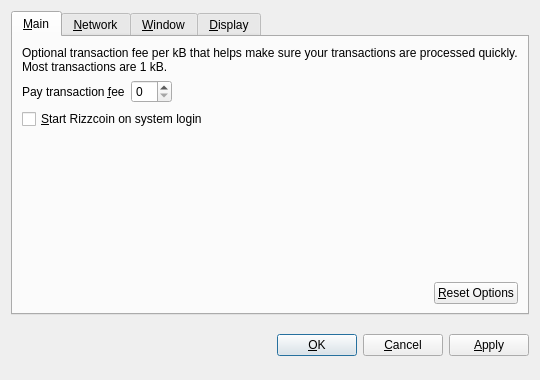
<?xml version="1.0" encoding="UTF-8"?>
<ui version="4.0">
 <class>OptionsDialog</class>
 <widget class="QDialog" name="OptionsDialog">
  <property name="geometry">
   <rect>
    <x>0</x>
    <y>0</y>
    <width>540</width>
    <height>380</height>
   </rect>
  </property>
  <property name="windowTitle">
   <string>Options</string>
  </property>
  <property name="modal">
   <bool>true</bool>
  </property>
  <layout class="QVBoxLayout" name="verticalLayout">
   <item>
    <widget class="QTabWidget" name="tabWidget">
     <property name="tabPosition">
      <enum>QTabWidget::North</enum>
     </property>
     <property name="currentIndex">
      <number>0</number>
     </property>
     <widget class="QWidget" name="tabMain">
      <attribute name="title">
       <string>&amp;Main</string>
      </attribute>
      <layout class="QVBoxLayout" name="verticalLayout_Main">
       <item>
        <widget class="QLabel" name="transactionFeeInfoLabel">
         <property name="text">
          <string>Optional transaction fee per kB that helps make sure your transactions are processed quickly. Most transactions are 1 kB.</string>
         </property>
         <property name="textFormat">
          <enum>Qt::PlainText</enum>
         </property>
         <property name="wordWrap">
          <bool>true</bool>
         </property>
        </widget>
       </item>
       <item>
        <layout class="QHBoxLayout" name="horizontalLayout_1_Main">
         <item>
          <widget class="QLabel" name="transactionFeeLabel">
           <property name="text">
            <string>Pay transaction &amp;fee</string>
           </property>
           <property name="textFormat">
            <enum>Qt::PlainText</enum>
           </property>
           <property name="buddy">
            <cstring>transactionFee</cstring>
           </property>
          </widget>
         </item>
         <item>
          <widget class="BitcoinAmountField" name="transactionFee"/>
         </item>
         <item>
          <spacer name="horizontalSpacer_1_Main">
           <property name="orientation">
            <enum>Qt::Horizontal</enum>
           </property>
           <property name="sizeHint" stdset="0">
            <size>
             <width>40</width>
             <height>20</height>
            </size>
           </property>
          </spacer>
         </item>
        </layout>
       </item>
       <item>
        <widget class="QCheckBox" name="bitcoinAtStartup">
         <property name="toolTip">
          <string>Automatically start Rizzcoin after logging in to the system.</string>
         </property>
         <property name="text">
          <string>&amp;Start Rizzcoin on system login</string>
         </property>
        </widget>
       </item>
       <item>
        <spacer name="verticalSpacer_Main">
         <property name="orientation">
          <enum>Qt::Vertical</enum>
         </property>
         <property name="sizeHint" stdset="0">
          <size>
           <width>20</width>
           <height>40</height>
          </size>
         </property>
        </spacer>
       </item>
       <item>
        <layout class="QHBoxLayout" name="horizontalLayout_2_Main">
         <item>
          <spacer name="horizontalSpacer_2_Main">
           <property name="orientation">
            <enum>Qt::Horizontal</enum>
           </property>
           <property name="sizeHint" stdset="0">
            <size>
             <width>40</width>
             <height>20</height>
            </size>
           </property>
          </spacer>
         </item>
         <item>
          <widget class="QPushButton" name="resetButton">
           <property name="toolTip">
            <string>Reset all client options to default.</string>
           </property>
           <property name="text">
            <string>&amp;Reset Options</string>
           </property>
           <property name="autoDefault">
            <bool>false</bool>
           </property>
          </widget>
         </item>
        </layout>
       </item>
      </layout>
     </widget>
     <widget class="QWidget" name="tabNetwork">
      <attribute name="title">
       <string>&amp;Network</string>
      </attribute>
      <layout class="QVBoxLayout" name="verticalLayout_Network">
       <item>
        <widget class="QCheckBox" name="mapPortUpnp">
         <property name="toolTip">
          <string>Automatically open the Rizzcoin client port on the router. This only works when your router supports UPnP and it is enabled.</string>
         </property>
         <property name="text">
          <string>Map port using &amp;UPnP</string>
         </property>
        </widget>
       </item>
       <item>
        <widget class="QCheckBox" name="connectSocks">
         <property name="toolTip">
          <string>Connect to the Rizzcoin network through a SOCKS proxy (e.g. when connecting through Tor).</string>
         </property>
         <property name="text">
          <string>&amp;Connect through SOCKS proxy:</string>
         </property>
        </widget>
       </item>
       <item>
        <layout class="QHBoxLayout" name="horizontalLayout_Network">
         <item>
          <widget class="QLabel" name="proxyIpLabel">
           <property name="text">
            <string>Proxy &amp;IP:</string>
           </property>
           <property name="textFormat">
            <enum>Qt::PlainText</enum>
           </property>
           <property name="buddy">
            <cstring>proxyIp</cstring>
           </property>
          </widget>
         </item>
         <item>
          <widget class="QValidatedLineEdit" name="proxyIp">
           <property name="maximumSize">
            <size>
             <width>140</width>
             <height>16777215</height>
            </size>
           </property>
           <property name="toolTip">
            <string>IP address of the proxy (e.g. 127.0.0.1)</string>
           </property>
          </widget>
         </item>
         <item>
          <widget class="QLabel" name="proxyPortLabel">
           <property name="text">
            <string>&amp;Port:</string>
           </property>
           <property name="textFormat">
            <enum>Qt::PlainText</enum>
           </property>
           <property name="buddy">
            <cstring>proxyPort</cstring>
           </property>
          </widget>
         </item>
         <item>
          <widget class="QLineEdit" name="proxyPort">
           <property name="maximumSize">
            <size>
             <width>55</width>
             <height>16777215</height>
            </size>
           </property>
           <property name="toolTip">
            <string>Port of the proxy (e.g. 9050)</string>
           </property>
          </widget>
         </item>
         <item>
          <widget class="QLabel" name="socksVersionLabel">
           <property name="text">
            <string>SOCKS &amp;Version:</string>
           </property>
           <property name="textFormat">
            <enum>Qt::PlainText</enum>
           </property>
           <property name="buddy">
            <cstring>socksVersion</cstring>
           </property>
          </widget>
         </item>
         <item>
          <widget class="QValueComboBox" name="socksVersion">
           <property name="toolTip">
            <string>SOCKS version of the proxy (e.g. 5)</string>
           </property>
          </widget>
         </item>
         <item>
          <spacer name="horizontalSpacer_Network">
           <property name="orientation">
            <enum>Qt::Horizontal</enum>
           </property>
           <property name="sizeHint" stdset="0">
            <size>
             <width>40</width>
             <height>20</height>
            </size>
           </property>
          </spacer>
         </item>
        </layout>
       </item>
       <item>
        <spacer name="verticalSpacer_Network">
         <property name="orientation">
          <enum>Qt::Vertical</enum>
         </property>
         <property name="sizeHint" stdset="0">
          <size>
           <width>20</width>
           <height>40</height>
          </size>
         </property>
        </spacer>
       </item>
      </layout>
     </widget>
     <widget class="QWidget" name="tabWindow">
      <attribute name="title">
       <string>&amp;Window</string>
      </attribute>
      <layout class="QVBoxLayout" name="verticalLayout_Window">
       <item>
        <widget class="QCheckBox" name="minimizeToTray">
         <property name="toolTip">
          <string>Show only a tray icon after minimizing the window.</string>
         </property>
         <property name="text">
          <string>&amp;Minimize to the tray instead of the taskbar</string>
         </property>
        </widget>
       </item>
       <item>
        <widget class="QCheckBox" name="minimizeOnClose">
         <property name="toolTip">
          <string>Minimize instead of exit the application when the window is closed. When this option is enabled, the application will be closed only after selecting Quit in the menu.</string>
         </property>
         <property name="text">
          <string>M&amp;inimize on close</string>
         </property>
        </widget>
       </item>
       <item>
        <spacer name="verticalSpacer_Window">
         <property name="orientation">
          <enum>Qt::Vertical</enum>
         </property>
         <property name="sizeHint" stdset="0">
          <size>
           <width>20</width>
           <height>40</height>
          </size>
         </property>
        </spacer>
       </item>
      </layout>
     </widget>
     <widget class="QWidget" name="tabDisplay">
      <attribute name="title">
       <string>&amp;Display</string>
      </attribute>
      <layout class="QVBoxLayout" name="verticalLayout_Display">
       <item>
        <layout class="QHBoxLayout" name="horizontalLayout_1_Display">
         <item>
          <widget class="QLabel" name="langLabel">
           <property name="text">
            <string>User Interface &amp;language:</string>
           </property>
           <property name="textFormat">
            <enum>Qt::PlainText</enum>
           </property>
           <property name="buddy">
            <cstring>lang</cstring>
           </property>
          </widget>
         </item>
         <item>
          <widget class="QValueComboBox" name="lang">
           <property name="toolTip">
            <string>The user interface language can be set here. This setting will take effect after restarting Rizzcoin.</string>
           </property>
          </widget>
         </item>
        </layout>
       </item>
       <item>
        <layout class="QHBoxLayout" name="horizontalLayout_2_Display">
         <item>
          <widget class="QLabel" name="unitLabel">
           <property name="text">
            <string>&amp;Unit to show amounts in:</string>
           </property>
           <property name="textFormat">
            <enum>Qt::PlainText</enum>
           </property>
           <property name="buddy">
            <cstring>unit</cstring>
           </property>
          </widget>
         </item>
         <item>
          <widget class="QValueComboBox" name="unit">
           <property name="toolTip">
            <string>Choose the default subdivision unit to show in the interface and when sending coins.</string>
           </property>
          </widget>
         </item>
        </layout>
       </item>
       <item>
        <widget class="QCheckBox" name="displayAddresses">
         <property name="toolTip">
          <string>Whether to show Rizzcoin addresses in the transaction list or not.</string>
         </property>
         <property name="text">
          <string>&amp;Display addresses in transaction list</string>
         </property>
        </widget>
       </item>
       <item>
        <spacer name="verticalSpacer_Display">
         <property name="orientation">
          <enum>Qt::Vertical</enum>
         </property>
         <property name="sizeHint" stdset="0">
          <size>
           <width>20</width>
           <height>40</height>
          </size>
         </property>
        </spacer>
       </item>
      </layout>
     </widget>
    </widget>
   </item>
   <item>
    <layout class="QHBoxLayout" name="horizontalLayout_Buttons">
     <item>
      <spacer name="horizontalSpacer_1">
       <property name="orientation">
        <enum>Qt::Horizontal</enum>
       </property>
       <property name="sizeHint" stdset="0">
        <size>
         <width>40</width>
         <height>48</height>
        </size>
       </property>
      </spacer>
     </item>
     <item>
      <widget class="QLabel" name="statusLabel">
       <property name="font">
        <font>
         <weight>75</weight>
         <bold>true</bold>
        </font>
       </property>
       <property name="text">
        <string/>
       </property>
       <property name="textFormat">
        <enum>Qt::PlainText</enum>
       </property>
       <property name="wordWrap">
        <bool>true</bool>
       </property>
      </widget>
     </item>
     <item>
      <spacer name="horizontalSpacer_2">
       <property name="orientation">
        <enum>Qt::Horizontal</enum>
       </property>
       <property name="sizeHint" stdset="0">
        <size>
         <width>40</width>
         <height>48</height>
        </size>
       </property>
      </spacer>
     </item>
     <item>
      <widget class="QPushButton" name="okButton">
       <property name="text">
        <string>&amp;OK</string>
       </property>
      </widget>
     </item>
     <item>
      <widget class="QPushButton" name="cancelButton">
       <property name="text">
        <string>&amp;Cancel</string>
       </property>
       <property name="autoDefault">
        <bool>false</bool>
       </property>
      </widget>
     </item>
     <item>
      <widget class="QPushButton" name="applyButton">
       <property name="text">
        <string>&amp;Apply</string>
       </property>
       <property name="autoDefault">
        <bool>false</bool>
       </property>
      </widget>
     </item>
    </layout>
   </item>
  </layout>
 </widget>
 <customwidgets>
  <customwidget>
   <class>BitcoinAmountField</class>
   <extends>QSpinBox</extends>
   <header>bitcoinamountfield.h</header>
  </customwidget>
  <customwidget>
   <class>QValueComboBox</class>
   <extends>QComboBox</extends>
   <header>qvaluecombobox.h</header>
  </customwidget>
  <customwidget>
   <class>QValidatedLineEdit</class>
   <extends>QLineEdit</extends>
   <header>qvalidatedlineedit.h</header>
  </customwidget>
 </customwidgets>
 <resources/>
 <connections/>
</ui>
